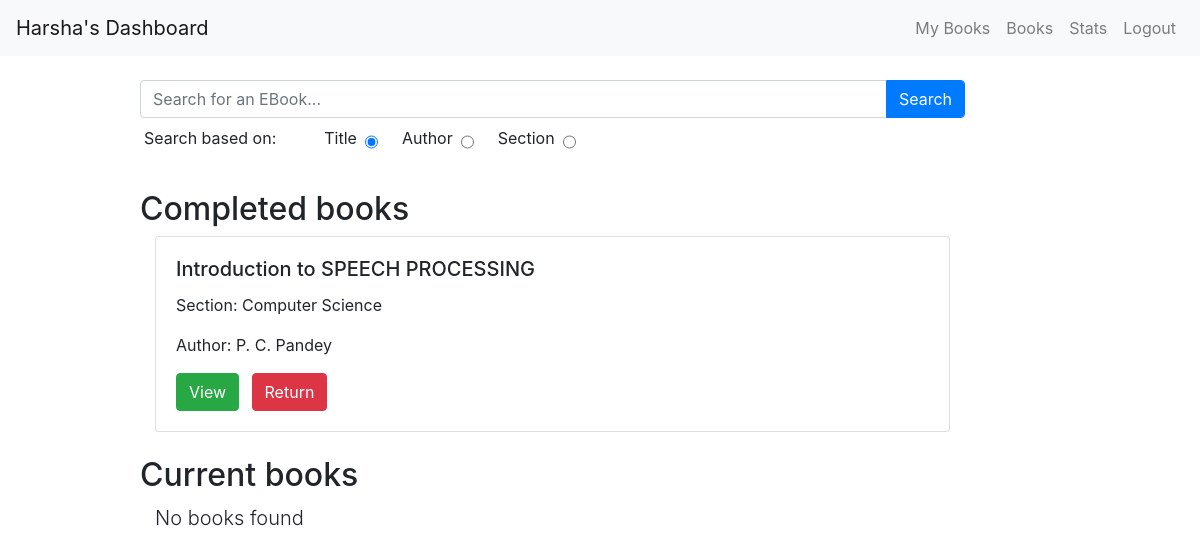
Screenshot of /user/Harsha/my_books with the database file from the repository.
### application/models.py (models this page shows)
class Ebook(db.Model):
	__tablename__ = 'ebook'
	ID = db.Column(db.Integer, primary_key=True, autoincrement = True)
	title = db.Column(db.String, nullable = False, unique = True)
	author = db.Column(db.String, nullable = False)
	content = db.Column(db.String, nullable = False)
	section = db.Column(db.String, db.ForeignKey(Section.title),nullable = False)
	issued_by = db.Column(db.String, db.ForeignKey(Librarian.username), nullable = False)
	issue_date = db.Column(db.String, nullable = False)

### application/views.py (the view)
@app.route("/user/<username>/my_books",methods=["GET","POST"])
def user_my_books(username):
    max_days_book_check()
    if request.method == "GET":
        search_text = request.args.get("search_text")
        search_type = request.args.get("search_type")
        finished,reading,yet_to = getUserBooks(username,search_text,search_type)
        return render_template("user_my_books.html",name=username,read=finished,reading=reading,yet_to=yet_to,txt=(search_text if search_text else ''),search_type=search_type)

### application/controllers.py (called while the page is built)
def getUserBooks(name,text,type):
	books_info = [ [] for i in range(2)]
	for book in getUserEbook().filter_by(username=name,has=1).all():
		books_info[0].append(book.title)
		books_info[1].append(book.status)
	finished,reading,yet_to = [],[],[]
	if(text):
		if(type == "section"):
			filter_books = getEBook().filter(Ebook.section.ilike(f"%{text}%")).all()
		elif(type == "author"):
			filter_books = getEBook().filter(Ebook.author.ilike(f"%{text}%")).all()
		else:
			filter_books = getEBook().filter(Ebook.title.ilike(f"%{text}%")).all()
	else:
		filter_books = getEBook().all()
	for book in filter_books:
		if(book.title in books_info[0]):
			idx = books_info[0].index(book.title)
			if(books_info[1][idx] == "Finished"):
				finished.append(book)
			elif(books_info[1][idx] == "Reading"):
				reading.append(book)
			else:
				yet_to.append(book)
	return finished,reading,yet_to

def max_days_book_check():
	user_book = getUserEbook().all()
	today_date = datetime.today().date()
	date_format = "%Y-%m-%d"
	for obj in user_book:
		if(obj.has == 0):
			continue
		user_date = datetime.strptime(obj.date, date_format).date()
		days_had = today_date - user_date
		if(days_had.days > 7): #Max days a user can have a book is 7 days.
			obj.has =0
			obj.date = None
	commit_changes()

### application/models.py (called while the page is built)
def getEBook():
	return Ebook.query

def getUserEbook():
	return UserEbook.query

def commit_changes():
	db.session.commit()

### templates/user_my_books.html (shortened to what this page needs)
<!DOCTYPE html>
<html lang="en">
<head>
    <link href="https://maxcdn.bootstrapcdn.com/bootstrap/4.5.2/css/bootstrap.min.css" rel="stylesheet">
</head>
<body>
    <nav class="navbar navbar-expand-lg navbar-light bg-light">
        <div class="navbar-brand">
            {% if 's' == name[-1] %}
                {{ name }}' Dashboard
            {% else %}
                {{ name }}'s Dashboard
            {% endif %}
        </div>
        <div class="collapse navbar-collapse">
            <ul class="navbar-nav ml-auto">
                <li class="nav-item">
                    <a class="nav-link" href="/user/{{name}}/my_books">My Books</a>
                </li>
                <li class="nav-item">
                    <a class="nav-link" href="/user/{{name}}/books">Books</a>
                </li>
                <li class="nav-item">
                    <a class="nav-link" href="/user/{{name}}/stats">Stats</a>
                </li>
                <li class="nav-item">
                    <a class="nav-link" href="/logout">Logout</a>
                </li>
            </ul>
        </div>
    </nav>
    <div class="container mt-4">
        <div class="row">
            <div class="col-md-9 offset-md-1">
                <form action="/user/{{name}}/my_books" method="GET" class="mb-4">
                    <div class="input-group mb-2">
                        <input type="text" name="search_text" class="form-control" placeholder="Search for an EBook..." value="{{ txt }}">
                        <div class="input-group-append">
                            <button type="submit" class="form-control btn btn-primary">Search</button>
                        </div>
                    </div>
                    <div class="input-group mb-3 ml-1">
                        <label for="filter_type" class="mr-5">Search based on:</label>
                        <label for="title" class="mr-2">Title</label>
                        {% if search_type == "title" or search_type is none %}
                            <input type="radio" name="search_type" class="mr-4" id="title" value="title" checked>
                        {% else %}
                            <input type="radio" name="search_type" class="mr-4" id="title" value="title">
                        {% endif %}
                        <label for="author" class="mr-2">Author</label>
                        {% if search_type == "author" %}
                            <input type="radio" name="search_type" class="mr-4" id="author" value="author" checked>
                        {% else %}
                            <input type="radio" name="search_type" class="mr-4" id="author" value="author">
                        {% endif %}
                        <label for="section" class="mr-2">Section</label>
                        {% if search_type == "section" %}
                            <input type="radio" name="search_type" class="mr-4" id="section" value="section"  checked>
                        {% else %}
                            <input type="radio" name="search_type" class="mr-4" id="section" value="section">
                        {% endif %}
                    </div>
                </form>
            </div>
        </div>
        <div class="row">
            <div class="col-md-9 offset-md-1 mt-2">
                <h2>Completed books</h2>
            </div>
        </div>
        <div class="row">
            <div class="col-md-9 offset-md-1">
                {% if read|length == 0 %}
                    <div class="col-md-10 mb-4">
                        <span class="lead">No books found</span>
                    </div>
                {% else %}
                {% for book in read %}
                <div class="col-md-12 mb-4">
                    <div class="card">
                            <div class="card-body">
                                <h5 class="card-title">{{ book.title }}</h5>
                                <p class="card-text">Section: {{ book.section }}</p>
                                <p class="card-text">Author: {{ book.author }}</p>
                                <a href="{{book.content}}" class="btn btn-success mr-2">View</a>
                                <a href="/user/{{ name }}/book/{{ book.title }}/return" class="btn btn-danger mr-2">Return</a>
                            </div>
                        </div>
                    </div>
                {% endfor %}
                {% endif %}
            </div>
        </div>
        <div class="row">
            <div class="col-md-9 offset-md-1">
                <h2>Current books</h2>
            </div>
        </div>
        <div class="row">
            <div class="col-md-9 offset-md-1">
                {% if reading|length == 0 and yet_to|length == 0 %}
                    <div class="col-md-10 mb-4">
                        <span class="lead">No books found</span>
                    </div>
                {% endif %}
            </div>
        </div>
    </div>
</body>
</html>

### rows the page displays
Ebook: title "Introduction to SPEECH PROCESSING", section "Computer Science", author "P. C. Pandey"

### other values shown
{{ name }} "Harsha"
